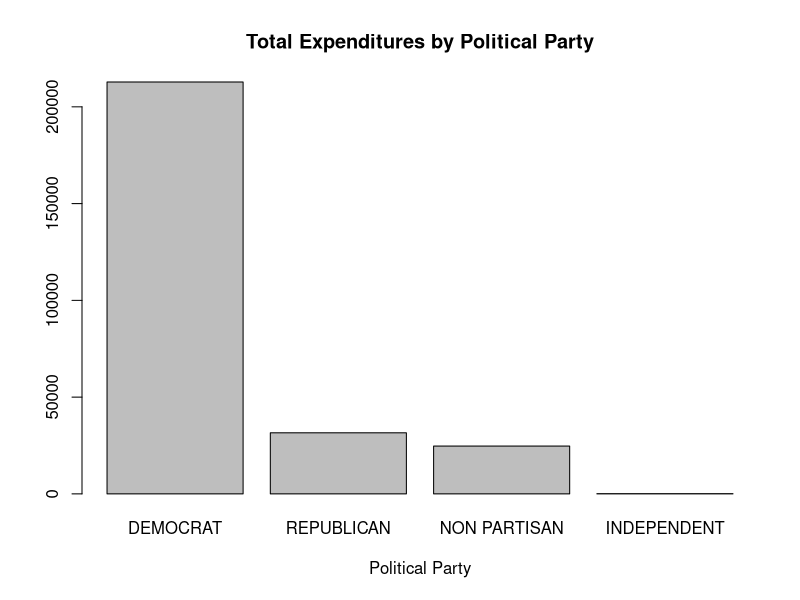
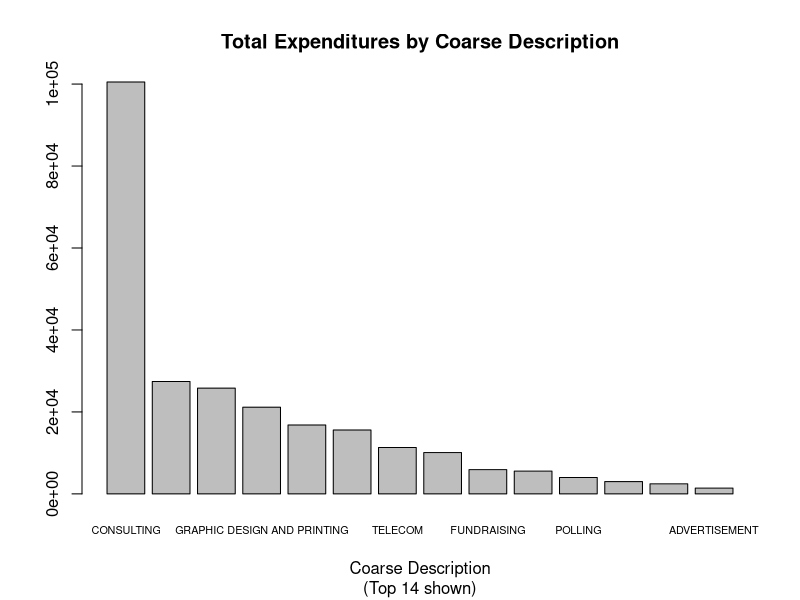
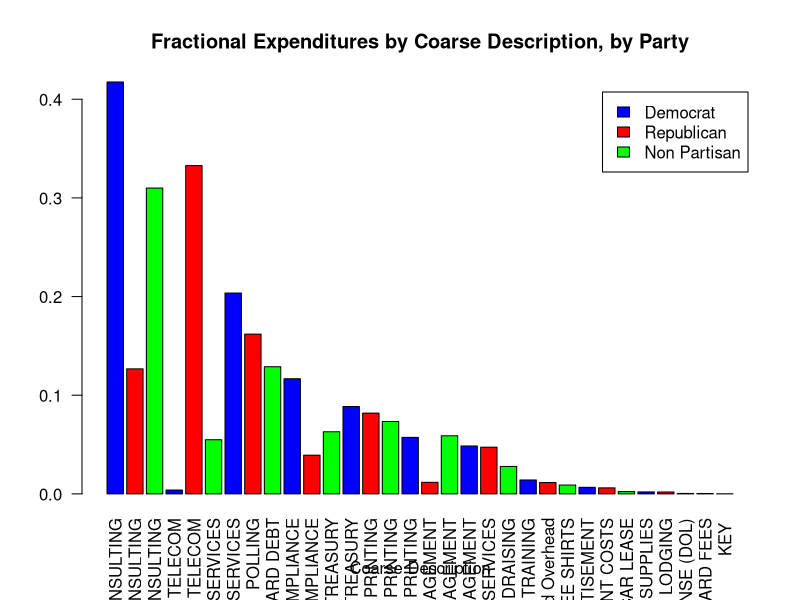
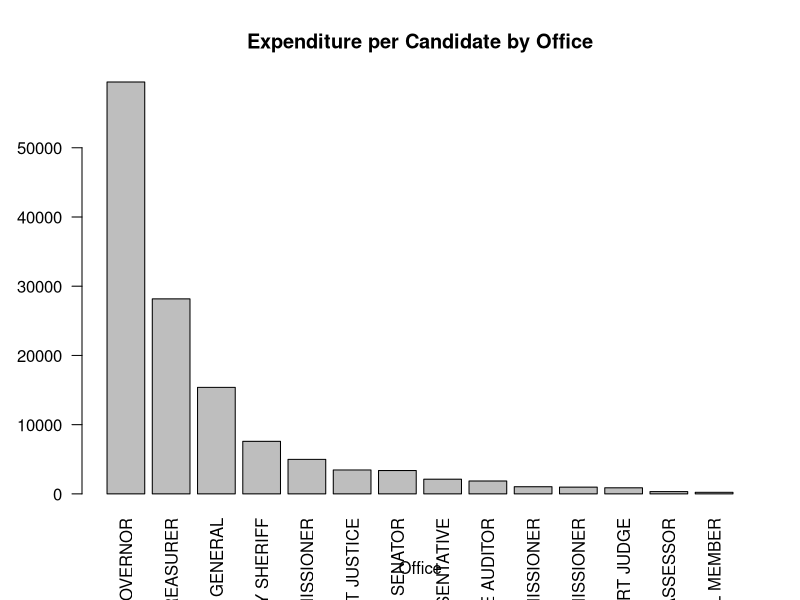
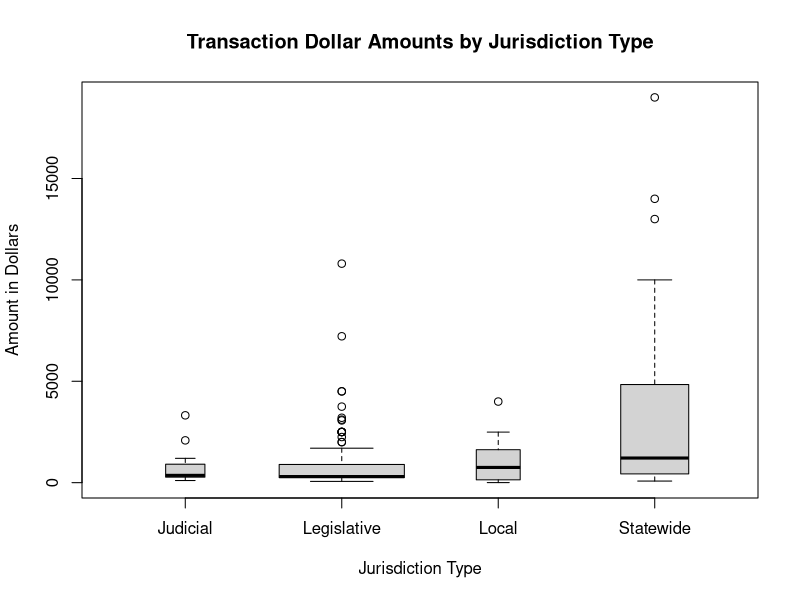
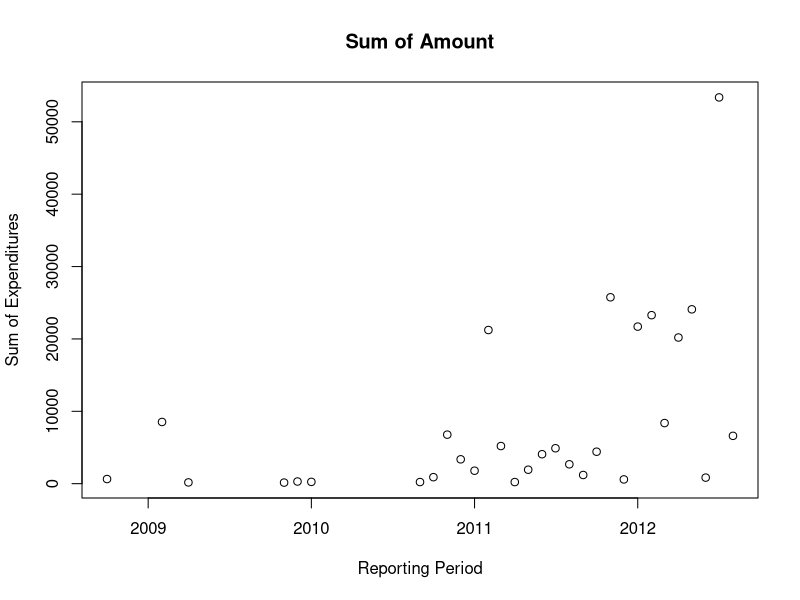
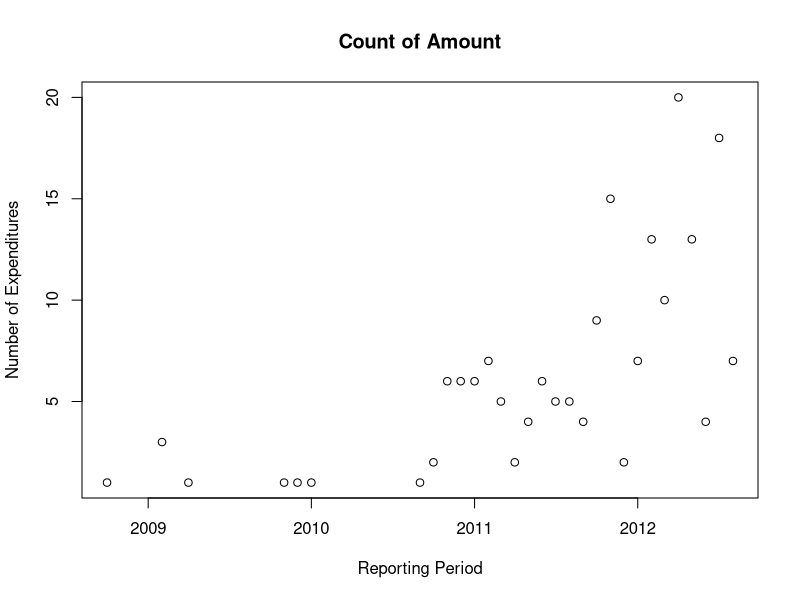
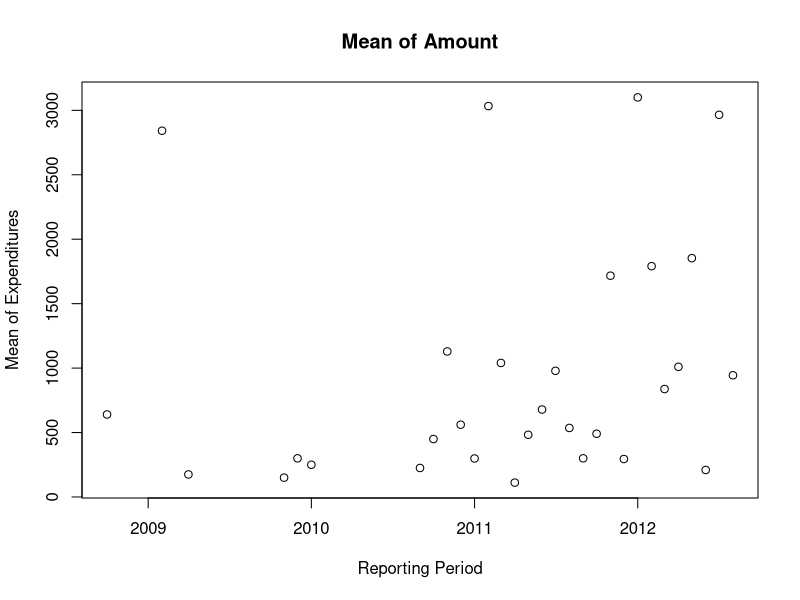

Generate these figures, in order, with R:
## ---- chunk 1
knitr::opts_chunk$set(echo = TRUE)
## ---- chunk 2
DebtRaw = read.csv("../dataset/CandidateDebtDummy.csv", na.strings='#N/A')

# Split off left table
DebtLeft = DebtRaw[, seq(9)]

# Split off right table
DebtRight = DebtRaw[, seq(10, ncol(DebtRaw))]

# Rename DUMMY to office
colnames(DebtRight)[0] <- 'office'

# Keep cases with at least one non-NA entry
DebtRightValid <- DebtRight[rowSums(!is.na(DebtRight)) > 0,]

# Drop duplicates
Debt <- unique(DebtRightValid)
## ---- chunk 3

# sum amount by party
amountbyparty <-aggregate(Debt['amount'], by=list(party=Debt$party), FUN=sum)

#format method, which is necessary for formating in a data.frame   
format.money  <- function(x, ...) {
  paste0("$", formatC(as.numeric(x), format="f", digits=2, big.mark=","))
}
class(amountbyparty$amount) <- c("money",class(amountbyparty$amount))


# sort the list descending, create pareto
amountbyparty <- amountbyparty[order(amountbyparty$amount, decreasing=TRUE),]

# bar plot tutorial https://www.statmethods.net/graphs/bar.html
barplot(amountbyparty$amount, main="Total Expenditures by Political Party", 
  	xlab="Political Party",
  	names.arg=amountbyparty$party,
  	cex.names=1)

## ---- chunk 4
desc_to_coarsedesc = read.csv("../dataset/description_to_coarsedescription.csv", na.strings='#N/A')
# we need to merge coarsedescription into Debt by description
Debt2=merge(Debt,desc_to_coarsedesc[c('description','coarsedescription')])

# Put 0 for position when there is no value
Debt2$position[is.na(Debt2$position)] <- 0
Debt2$legislativedistrict[is.na(Debt2$legislativedistrict)] <- 0

# sum amount by coarsedescription
amountbycoarsedesc <-aggregate(Debt2['amount'], by=list(coarsedescription=Debt2$coarsedescription), FUN=sum)

#format method, which is necessary for formating in a data.frame   
format.money  <- function(x, ...) {
  paste0("$", formatC(as.numeric(x), format="f", digits=2, big.mark=","))
}
class(amountbycoarsedesc$amount) <- c("money",class(amountbycoarsedesc$amount))


# sort the list descending, create pareto
amountbycoarsedesc <- amountbycoarsedesc[order(amountbycoarsedesc$amount, decreasing=TRUE),]
#print(amountbycoarsedesc)

nbars=14
topn=amountbycoarsedesc[1:nbars,]
?barplot
# bar plot tutorial https://www.statmethods.net/graphs/bar.html
barplot(topn$amount, main="Total Expenditures by Coarse Description",
        sub=paste(c("(Top", nbars, "shown)"), collapse = " "),
  	xlab="Coarse Description",
  	names.arg=topn$coarsedescription,
  	cex.names=0.65)

# Maybe I should make a function for bar charts, since I will be making many of them.

## ---- chunk 5

# Rename "subject" column to "N"
names(amountbyparty)[names(amountbyparty)=="amount"] <- "totalamountbyparty"

#rollup debt2 by coarsedesc and party
expense_by_coarsedesc_by_party <-aggregate(Debt2['amount'],                                         by=list(coarsedescription=Debt2$coarsedescription, party=Debt2$party), FUN=sum)


#merge totalamount into expense_by_coarsedesc_by_party
frac_by_coarsedesc_by_party <- merge(expense_by_coarsedesc_by_party,amountbyparty)
# compute fraction
frac_by_coarsedesc_by_party$fractionofpartytotal <- frac_by_coarsedesc_by_party$amount / frac_by_coarsedesc_by_party$totalamountbyparty

# drop independents
frac_by_coarsedesc_by_party <- frac_by_coarsedesc_by_party[frac_by_coarsedesc_by_party$party != "INDEPENDENT", ]

# get max frac by coarsedescription (across parties)
maxfrac_by_coarsedesc <-aggregate(frac_by_coarsedesc_by_party['fractionofpartytotal'],
                                           by=list(coarsedescription=frac_by_coarsedesc_by_party$coarsedescription), FUN=max)

# Rename "fractionofpartytotal" column to "maxfracofpartytotal"
names(maxfrac_by_coarsedesc)[names(maxfrac_by_coarsedesc)=="fractionofpartytotal"] <- "maxfracofpartytotal"

#merge maxfrac into frac_by_coarsedesc_by_party
frac_by_coarsedesc_by_party2=merge(frac_by_coarsedesc_by_party,maxfrac_by_coarsedesc)


# assign part number to put nonpartisan last
frac_by_coarsedesc_by_party2$partynumber<-ifelse(frac_by_coarsedesc_by_party2$party=="DEMOCRAT",1,
		ifelse(frac_by_coarsedesc_by_party2$party=="REPUBLICAN",2,3
		))

#Now, sort the df by maxfracofpartytotal desc, then by partynumber
frac_by_coarsedesc_by_party2 <- frac_by_coarsedesc_by_party2[order(-frac_by_coarsedesc_by_party2$maxfracofpartytotal,
                                                                   frac_by_coarsedesc_by_party2$partynumber),]

# Now we can finally make a grouped pareto!
frac_by_coarsedesc_by_party2$barlabels <- ""
frac_by_coarsedesc_by_party2$barlabels <- frac_by_coarsedesc_by_party2$barlabels <-

  
# Trick Make labels which are non blank only when row mod 3 =2
x<-1:nrow(frac_by_coarsedesc_by_party2)
y <- x%%3==2

cd=frac_by_coarsedesc_by_party2$coarsedescription
frac_by_coarsedesc_by_party2$barlabels <- with(frac_by_coarsedesc_by_party2, ifelse(y,cd,"" ) )

cd <- frac_by_coarsedesc_by_party2$coarsedescription
frac_by_coarsedesc_by_party2$barlabels <- ifelse(y,frac_by_coarsedesc_by_party2$coarsedescription,"" )


# now make a sidebyside bar chart
barplot(frac_by_coarsedesc_by_party2$fractionofpartytotal, main="Fractional Expenditures by Coarse Description, by Party",
        xlab="Coarse Description", col=c("blue","red","green"),
        legend = c("Democrat","Republican","Non Partisan"), beside=TRUE, names.arg=frac_by_coarsedesc_by_party2$coarsedescription, las=2)

## ---- chunk 6
# get sum of amount by DUMMY
#sumbyoffice <- aggregate(Debt2['amount'],
#by=list(office=Debt2$DUMMY), FUN=sum)

# get sum(amount) and n rows by unique value of DUMMY, legislativedistrict, position, and party,
# and jurisdictiontype (in case I summarize by that later).
sumbycand <- aggregate(Debt2['amount'],
by=list(office=Debt2$DUMMY, legislativedistrict=Debt2$legislativedistrict, position=Debt2$position, party=Debt2$party, jurisdictiontype=Debt2$jurisdictiontype), FUN=sum)


# now sum the amounts in sumbycand and count rows by office
sumbyoffice <- aggregate(sumbycand['amount'], by=list(office=sumbycand$office), FUN=sum)
countbyoffice <- aggregate(sumbycand['position'], by=list(office=sumbycand$office), FUN=length)

# Rename cols
names(sumbyoffice)[names(sumbyoffice)=="amount"] <- "totalamount"
names(countbyoffice)[names(countbyoffice)=="position"] <- "ncandidates"

# merge the sum and count data
amountperjob <- merge(sumbyoffice,countbyoffice)
amountperjob$mean_amount <- amountperjob$totalamount / amountperjob$ncandidates

# sort by mean_amount desc
# sort the list descending, create pareto
amountperjob <- amountperjob[order(amountperjob$mean_amount, decreasing=TRUE),]

# bar plot tutorial https://www.statmethods.net/graphs/bar.html
barplot(amountperjob$mean_amount, main="Expenditure per Candidate by Office", 
  	xlab="Office",
  	names.arg=amountperjob$office,
  	cex.names=1, las=2)


## ---- chunk 7

?boxplot
# Expenditure amounts by jurisdictiontype
boxplot(amount~jurisdictiontype,data=Debt2, main="Transaction Dollar Amounts by Jurisdiction Type", 
  	xlab="Jurisdiction Type", ylab="Amount in Dollars", varwidth=T)

## ---- chunk 8
# Time component

## ---- chunk 9
# Time component

# Copy Debt2 to Debt3
Debt3 <- Debt2


# Create dummy variable, TREASURY
Debt3$Treasury<-ifelse(Debt3$coarsedescription=="TREASURY",1,0)
# Let's make a debtmonth column
library(lubridate)
# Get just the month
Debt3$truedebtdate<-mdy(Debt3$debtdate)
Debt3$debtmonth<-floor_date(Debt3$truedebtdate, unit="month")
# Make it look cute
#Debt3$debtmonth<- format(Debt3$debtmonth, format="%M/%D/%Y")
# Make str version so it will be a factor
Debt3$debtmonthstr<- as.character(Debt3$debtmonth)


##need plyr package to use ddply
library(plyr)

# Now get sum, count, and mean of amount and mean of Treasury by debtmonthstr
 
##summarize data. Because R categorized Day as a factor we can go ahead and use this
timestats<- ddply(Debt3,~debtmonthstr,summarise,Sum_amount=sum(amount), Count_amount = length(amount),
      Mean_amount = mean(amount), Mean_Treasury = mean(Treasury))
 

#Create debtmonth in timestats, as a date (this works but format is not good for graphing)
timestats$debtmonth<- strptime(timestats$debtmonthstr,"%Y-%m-%d")

# format it to MM/YYYY
# I believe this sets it back to char!
#timestats$debtmonth<- format(timestats$debtmonth, format="%Y/%m")


# sort by it
timestats<- timestats[order(timestats$debtmonth),]


xvector=timestats$debtmonth
yvector=timestats$Sum_amount
yvector2=timestats$Count_amount
yvector3=timestats$Mean_amount
plot(xvector, yvector,xlab="Reporting Period",  ylab="Sum of Expenditures", main="Sum of Amount")
plot(xvector, yvector2,xlab="Reporting Period",  ylab="Number of Expenditures", main="Count of Amount")
plot(xvector, yvector3,xlab="Reporting Period",  ylab="Mean of Expenditures", main="Mean of Amount")




#plot(duration, waiting,            # plot the variables 
#+   xlab="Eruption duration",        # x−axis label 
#+   ylab="Time waited")              # y−axis label'
